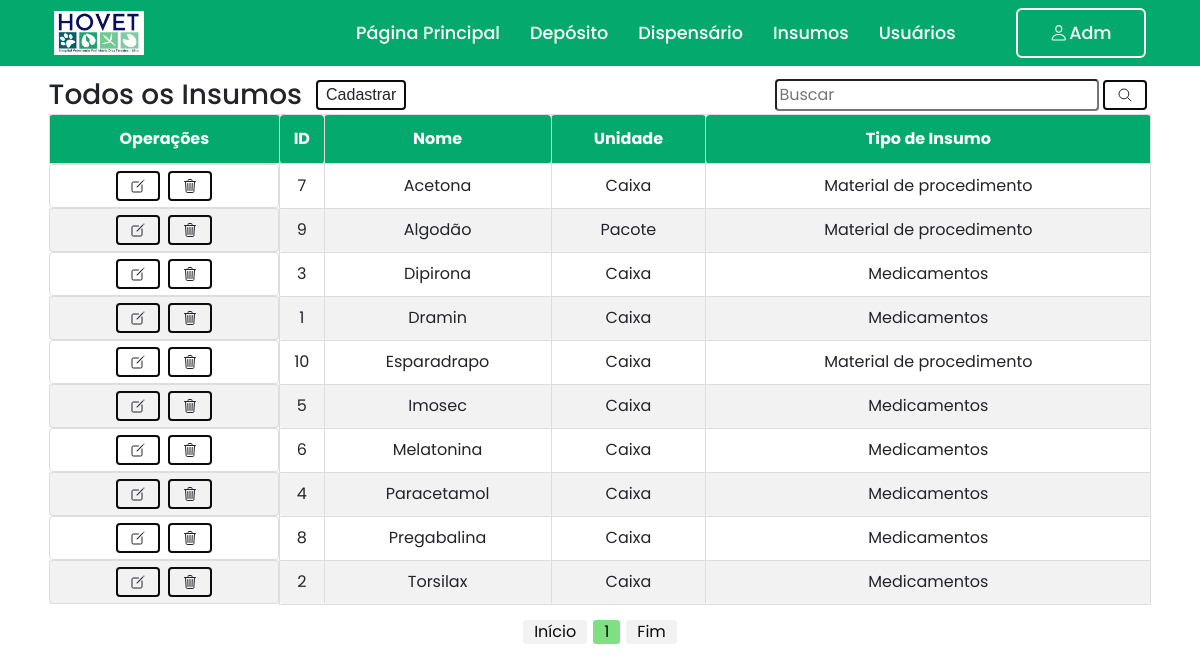
Screenshot of /painel-adm/index.php?menuop=insumos (signed in) with the database file from the repository.
### tables this page shows
create table insumos(
	insumos_id int primary key auto_increment,
    insumos_nome varchar(256) not null,
    insumos_unidade varchar(150) not null,
    insumos_tipo_insumos_id int not null,
    foreign key(insumos_tipo_insumos_id) references tipos_insumos(tipos_insumos_id)
);

create table tipos_insumos (
	tipos_insumos_id int primary key auto_increment,
    tipos_insumos_tipo varchar(100) not null);

### painel-adm/insumos/painel_insumos.php (the view, shortened to what this page needs)
<section class="painel_insumos">
    <div class="container">
        <div class="menu_header">
            <div class="menu_user">
                <h3>Todos os Insumos</h3>
                <a href="index.php?menuop=cadastro_insumo">
                    <button class="btn">Cadastrar</button>
                </a>
            </div>
            <div>
                <form action="index.php?menuop=insumos" method="post" class="form_buscar">
                    <input type="text" name="txt_pesquisa_insumos" placeholder="Buscar">
                    <button type="submit" class="btn">
                        <span class="icon">
                            <ion-icon name="search-outline"></ion-icon>
                        </span>
                    </button>
                </form>
            </div>
        </div>
        <div class="tabelas">
            <table id="tabela_listar">
                <thead>
                    <tr class="tabela_dados">
                        <th>Operações</th>
                        <th>ID</th>
                        <th>Nome</th>
                        <th>Unidade</th>
                        <th>Tipo de Insumo</th>
                    </tr>
                </thead>
                <tbody>
                    <?php
                        $quantidade_registros_insumos = 10;
                        $pagina_insumos = (isset($_GET['pagina_insumos']))?(int)$_GET['pagina_insumos']:1;
                        $inicio_insumos = ($quantidade_registros_insumos * $pagina_insumos) - $quantidade_registros_insumos;
                        $txt_pesquisa_insumos = (isset($_POST["txt_pesquisa_insumos"]))?$_POST["txt_pesquisa_insumos"]:"";
                        $sql = "SELECT i.insumos_id, i.insumos_nome, i.insumos_unidade, t.tipos_insumos_tipo
                        FROM insumos AS i
                        INNER JOIN tipos_insumos AS t
                        on i.insumos_tipo_insumos_id = t.tipos_insumos_id
                        WHERE
                            i.insumos_id='{$txt_pesquisa_insumos}' or
                            i.insumos_nome LIKE '%{$txt_pesquisa_insumos}%' or
                            t.tipos_insumos_tipo LIKE '%{$txt_pesquisa_insumos}%' or
                            i.insumos_unidade LIKE '%{$txt_pesquisa_insumos}%'
                            ORDER BY insumos_nome ASC
                            LIMIT $inicio_insumos,$quantidade_registros_insumos";
                        $rs = mysqli_query($conexao,$sql) or die("Erro ao executar a consulta! " . mysqli_error($conexao));
                        while($dados = mysqli_fetch_assoc($rs)){
                    ?>
                    <tr class="tabela_dados">
                        <td class="operacoes">
                            <a href="index.php?menuop=editar_insumo&idInsumo=<?=$dados["insumos_id"]?>" class="confirmaEdit">
                                <button class="btn">
                                    <span class="icon">
                                        <ion-icon name="create-outline"></ion-icon>
                                    </span>
                                </button>
                            </a>
                            <a href="index.php?menuop=excluir_insumo&idInsumo=<?=$dados["insumos_id"]?>" class="confirmaDelete">
                                <button class="btn">
                                    <span class="icon">
                                        <ion-icon name="trash-outline"></ion-icon>
                                    </span>
                                </button>
                            </a>
                        </td>
                        <td><?=$dados["insumos_id"]?></td>
                        <td><?=$dados["insumos_nome"]?></td>
                        <td><?=$dados["insumos_unidade"]?></td>
                        <td><?=$dados["tipos_insumos_tipo"]?></td>
                    </tr>
                    <?php
                        }
                    ?>
                </tbody>
            </table>
            <div class="paginacao">
                <?php
                    $sqlTotalInsumos = "SELECT insumos_id FROM insumos";
                    $queryTotalInsumos = mysqli_query($conexao,$sqlTotalInsumos) or die(mysqli_error($conexao));
                    $numTotalInsumos = mysqli_num_rows($queryTotalInsumos);
                    $totalPaginasInsumos = ceil($numTotalInsumos/$quantidade_registros_insumos);
                    echo "<a href=\"?menuop=insumos&pagina_insumos=1\">Início</a> ";
                        ?>
                        <?php
                    for($i=1;$i<=$totalPaginasInsumos;$i++){
                        if ($i >= ($pagina_insumos) && $i <= ($pagina_insumos+5)) {
                            if ($i==$pagina_insumos) {
                                echo "<span>$i</span>";
                            } else {
                                echo " <a href=\"?menuop=insumos&pagina_insumos=$i\">$i</a> ";
                            }
                        }
                    }
                        ?>
                        <?php
                    echo " <a href=\"?menuop=insumos&pagina_insumos=$totalPaginasInsumos\">Fim</a>";
                ?>
            </div>
        </div>
    </div>
</section>

### painel-adm/index.php (shortened to what this page needs)
<?php
include("../db/connect.php");
?>
<!DOCTYPE html>
<html lang="pt-br">
<head>
    <link rel="stylesheet" href="https://cdn.jsdelivr.net/npm/bootstrap@4.6.2/dist/css/bootstrap.min.css"
>
    <link rel="stylesheet" href="../css/style_personalizado.css">
</head>
<body>
    <nav class="navbar">
        <div class="container navbar-header">
            <div class="logo">
                <a href="index.php?menuop=pagina_principal">
                    <img class="float-left" src="../img/logo_hovet.jpg">
                </a>
            </div>
            <div class="menu_op_adm">
                <a href="index.php?menuop=pagina_principal">Página Principal</a>
                <a href="index.php?menuop=deposito">Depósito</a>
                <div class="dropdown">
                    <a href="#">Dispensário</a>
                </div>
                <div class="dropdown">
                    <a href="#">Insumos</a>
                </div>
                <a href="index.php?menuop=usuarios">Usuários</a>
                <div class="login_user">
                    <div class="dropdown">
                        <span class="icon">
                            <ion-icon name="person-outline"></ion-icon>
                            <?php echo $_SESSION['usuario_nome'];?>
                        </span>
                    </div>
                </div>
            </div>
        </div>
    </nav>
    <main>
        <?php
            $menuop = (isset($_GET["menuop"]))?$_GET["menuop"]:"pagina_principal";
            switch ($menuop) {
                case 'insumos':
                    include_once("insumos/painel_insumos.php");
                    break;
            }
        ?>
    </main>
</body>
</html>

### css/style_personalizado.css (style rules this page uses)
* { margin: 0; padding: 0; box-sizing: border-box; font-family: 'Poppins', sans-serif; }
.navbar { background-color: #04AA6D !important; }
.navbar img { width: 90px; }
.navbar a { color: #071e51; font-size: 15px; }
.container { display: flex; justify-content: center; flex-direction: column; }
.container.navbar-header { flex-direction: row; }
@media (min-width: 1200px) { .container { max-width: 96% !important; } }
.menu_user { display: flex; gap: 10px; align-items: center; }
.menu_user > h3 { margin-bottom: 0; }
.dropdown { position: relative; display: inline-block; }
#tabela_listar { font-family: Arial, Helvetica, sans-serif; border-collapse: collapse; width: 100%; }
#tabela_listar td, #tabela_listar th { border: 1px solid #ddd; padding: 2px; border-radius: 4px; }
#tabela_listar tr:nth-child(even) { background-color: #f2f2f2; }
#tabela_listar th { padding-top: 12px; padding-bottom: 12px; text-align: center; background-color: #04AA6D; color: white; }
#tabela_listar td { text-align: center; }
.menu_header { display: flex; align-items: center; justify-content: space-between; }
.menu_op_adm { display: flex; align-items: center; gap: 30px; margin-bottom: 0; }
.menu_op_adm a { position: relative; font-size: 1.1em; color: #fff; text-decoration: none; font-weight: 500; }
.menu_op_adm a::after { content: ''; position: absolute; left: 0; bottom: -3px; width: 100%; height: 3px; background: #fff; border-radius: 5px; transform-origin: right; transform: scaleX(0); transition: transform .5s; color: #0B0B0B; }
.login_user { display: flex; align-items: center; justify-content: center; }
.menu_op_adm .login_user { width: 130px; height: 50px; background: transparent; border: 2px solid #fff; outline: none; border-radius: 6px; cursor: pointer; font-size: 1.1em; color: #fff; font-weight: 500; margin-left: 30px; transition: .5s; }
main { padding: 10px; }
button.btn { background: none; border: 2px solid #0B0B0B; font-family: "montserrat", sans-serif; padding: 1px 8px; min-width: 20px; margin: 4px; cursor: pointer; transition: color 0.4s linear; position: relative; }
button.btn::before { content: ""; position: absolute; left: 0; top: 0; width: 100%; height: 100%; background: #04AA6D; z-index: -1; transition: transform 0.5s; transform-origin: 0 0; transition-timing-function: cubic-bezier(0.5,1.6,0.4,0.7); }
button.btn::before { transform: scaleX(0); }
span.icon { display: flex; gap: 2px; align-items: center; padding: 4px; }
td.operacoes { display: flex; justify-content: center; }
.form_buscar { display: flex; align-items: center; }
.form_buscar input { padding: 2px; border-radius: .25em; }
.tabelas { display: flex; flex-direction: column; }
.paginacao { display: flex; gap: 6px; margin-top: 15px; justify-content: center; }
.paginacao a { color: #0B0B0B; background-color: #f2f2f2; border-radius: 3px; padding: 0 11px; }
.paginacao > span { color: #0B0B0B; background-color: #7EE081; border-radius: 3px; padding: 0 11px; }

### rows the page displays
insumos: insumos_id "7", insumos_nome "Acetona", insumos_unidade "Caixa", insumos_tipo_insumos.tipos_insumos_tipo "Material de procedimento"
insumos: insumos_id "9", insumos_nome "Algodão", insumos_unidade "Pacote", insumos_tipo_insumos.tipos_insumos_tipo "Material de procedimento"
insumos: insumos_id "3", insumos_nome "Dipirona", insumos_unidade "Caixa", insumos_tipo_insumos.tipos_insumos_tipo "Medicamentos"
insumos: insumos_id "1", insumos_nome "Dramin", insumos_unidade "Caixa", insumos_tipo_insumos.tipos_insumos_tipo "Medicamentos"
insumos: insumos_id "10", insumos_nome "Esparadrapo", insumos_unidade "Caixa", insumos_tipo_insumos.tipos_insumos_tipo "Material de procedimento"
insumos: insumos_id "5", insumos_nome "Imosec", insumos_unidade "Caixa", insumos_tipo_insumos.tipos_insumos_tipo "Medicamentos"
insumos: insumos_id "6", insumos_nome "Melatonina", insumos_unidade "Caixa", insumos_tipo_insumos.tipos_insumos_tipo "Medicamentos"
insumos: insumos_id "4", insumos_nome "Paracetamol", insumos_unidade "Caixa", insumos_tipo_insumos.tipos_insumos_tipo "Medicamentos"
insumos: insumos_id "8", insumos_nome "Pregabalina", insumos_unidade "Caixa", insumos_tipo_insumos.tipos_insumos_tipo "Medicamentos"
insumos: insumos_id "2", insumos_nome "Torsilax", insumos_unidade "Caixa", insumos_tipo_insumos.tipos_insumos_tipo "Medicamentos"

### other values shown
$_SESSION['usuario_nome'] "Adm"
